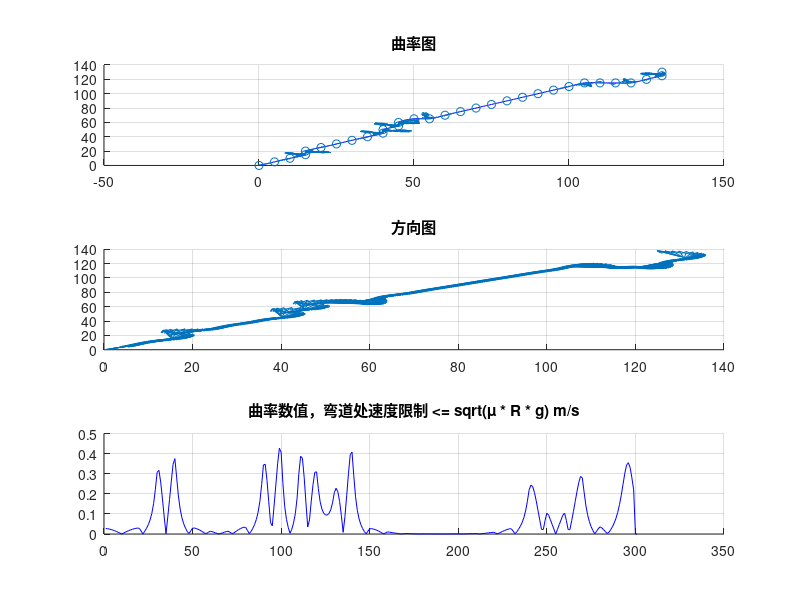
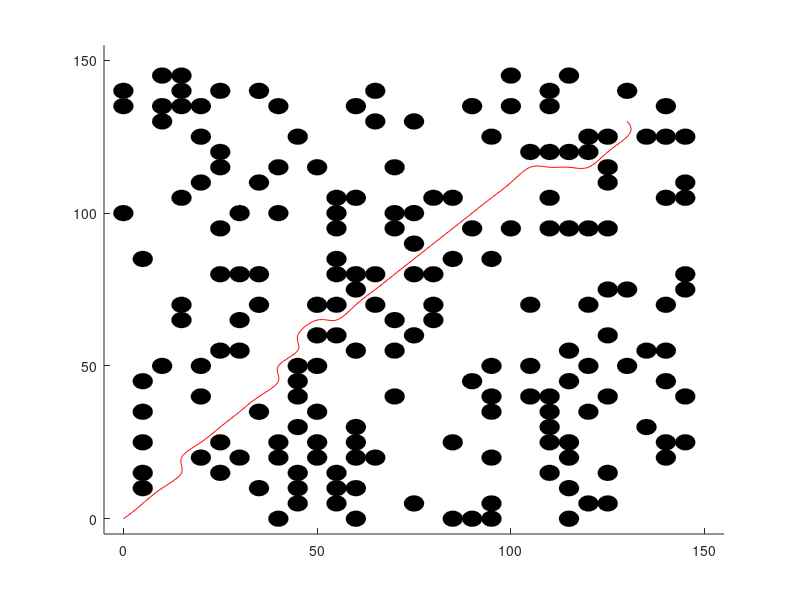

These figures' MATLAB source, in order:
%% design path from points by spline
% 注意速度限制 = sqrt(μ * R * g)
map = load('map.txt');
path = load('path.txt');

gridSize = 5;
point = path*gridSize;

s = 1:1:length(point);

dt = 0.1;
%直接参数方程式插值
px_spline = spline(s, point(:,1), 1:dt:length(point));
py_spline = spline(s, point(:,2), 1:dt:length(point));

p_spline = [px_spline', py_spline'];

n = length(px_spline);
dy_dt = zeros(n, 1);
dx_dt = zeros(n, 1);
d2y_dt2 = zeros(n, 1);
d2x_dt2 = zeros(n, 1);

dx_dt(1:n-1) = diff(px_spline)/dt;
dx_dt(n) = dx_dt(n-1);

dy_dt(1:n-1) = diff(py_spline)/dt;
dy_dt(n) = dy_dt(n-1);

d2x_dt2(1:n-1) = diff(dx_dt)/dt;
d2x_dt2(n) = d2x_dt2(n-1);

d2y_dt2(1:n-1) = diff(dy_dt)/dt;
d2y_dt2(n) = d2y_dt2(n-1);

%带符号kxy
kxys = (dx_dt .* d2y_dt2 - dy_dt .* d2x_dt2) ./ (dx_dt.^2 + dy_dt.^2).^(3/2);
%不带符号kxy
kxy = abs(dx_dt .* d2y_dt2 - dy_dt .* d2x_dt2) ./ (dx_dt.^2 + dy_dt.^2).^(3/2);



%% insert yaw

yaw = zeros(length(px_spline), 1);
for i = 2:length(px_spline)-1
    x_forward = px_spline(i+1);
    x_backward = px_spline(i-1);
    y_forward = py_spline(i+1);
    y_backward = py_spline(i-1);
    yaw(i) = atan2(y_forward-y_backward, x_forward-x_backward);
end
%左右加点
yaw(1) = yaw(2);
yaw(end) = yaw(end-1);

%输出路径,变成行向量用
xr=px_spline';
yr=py_spline';
thetar=yaw;
kappar=kxys;

%显示
figure(1)
subplot(3,1,1)
title('曲率图')
hold on
plot(px_spline, py_spline,'b-');
quiver(px_spline', py_spline', -sin(yaw).*kxys, cos(yaw).*kxys);
scatter(point(:,1),point(:,2),'k*')
grid on; hold off;

arrow_scale = 0.01;
subplot(3,1,2)
title('方向图')
hold on
%plot(px_spline, py_spline,'b-');
quiver(px_spline', py_spline', cos(yaw)*arrow_scale, sin(yaw)*arrow_scale);
grid on; hold off;

subplot(3,1,3)
title('曲率数值，弯道处速度限制 <= sqrt(μ * R * g) m/s')
hold on
plot(kxy,'b-');
grid on; hold off;

%绘制圆形障碍物的地图
figure(114)
[m,n] = size(map);
xlim([-gridSize (n+1)*gridSize]);
ylim([-gridSize (m+1)*gridSize]);
hold on
for i=1:m
    for j=1:n
        if(map(i,j)==1)
            rectangle('Position', [(i-1)*gridSize-gridSize/2,(j-1)*gridSize-gridSize/2, gridSize, gridSize], 'Curvature', [1, 1], 'FaceColor', 'k');
            %rectangle('Position', [(i-1)*gridSize-gridSize/2,(j-1)*gridSize-gridSize/2, gridSize, gridSize], 'FaceColor', 'k');
        end
    end
end
plot(px_spline, py_spline,'r-');
hold off